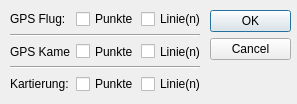
<?xml version="1.0" encoding="UTF-8"?>
<ui version="4.0">
 <class>apisViewFlightPathDialog</class>
 <widget class="QDialog" name="apisViewFlightPathDialog">
  <property name="geometry">
   <rect>
    <x>0</x>
    <y>0</y>
    <width>297</width>
    <height>104</height>
   </rect>
  </property>
  <property name="windowTitle">
   <string>Flugwege anzeigen</string>
  </property>
  <widget class="QDialogButtonBox" name="buttonBox">
   <property name="geometry">
    <rect>
     <x>210</x>
     <y>10</y>
     <width>81</width>
     <height>52</height>
    </rect>
   </property>
   <property name="orientation">
    <enum>Qt::Vertical</enum>
   </property>
   <property name="standardButtons">
    <set>QDialogButtonBox::Cancel|QDialogButtonBox::Ok</set>
   </property>
  </widget>
  <widget class="QWidget" name="gridLayoutWidget">
   <property name="geometry">
    <rect>
     <x>10</x>
     <y>10</y>
     <width>190</width>
     <height>83</height>
    </rect>
   </property>
   <layout class="QGridLayout" name="gridLayout">
    <item row="0" column="0">
     <widget class="QLabel" name="uiGpsFlightLbl">
      <property name="text">
       <string>GPS Flug:</string>
      </property>
     </widget>
    </item>
    <item row="2" column="0">
     <widget class="QLabel" name="uiGpsCameraLbl">
      <property name="text">
       <string>GPS Kamera:</string>
      </property>
     </widget>
    </item>
    <item row="4" column="2">
     <widget class="QCheckBox" name="uiMappingLineChk">
      <property name="text">
       <string>Linie(n)</string>
      </property>
     </widget>
    </item>
    <item row="4" column="0">
     <widget class="QLabel" name="uiMappingLbl">
      <property name="text">
       <string>Kartierung:</string>
      </property>
     </widget>
    </item>
    <item row="2" column="2">
     <widget class="QCheckBox" name="uiGpsCameraLineChk">
      <property name="text">
       <string>Linie(n)</string>
      </property>
     </widget>
    </item>
    <item row="0" column="2">
     <widget class="QCheckBox" name="uiGpsFlightLineChk">
      <property name="text">
       <string>Linie(n)</string>
      </property>
     </widget>
    </item>
    <item row="4" column="1">
     <widget class="QCheckBox" name="uiMappingPointChk">
      <property name="text">
       <string>Punkte</string>
      </property>
     </widget>
    </item>
    <item row="2" column="1">
     <widget class="QCheckBox" name="uiGpsCameraPointChk">
      <property name="text">
       <string>Punkte</string>
      </property>
     </widget>
    </item>
    <item row="0" column="1">
     <widget class="QCheckBox" name="uiGpsFlightPointChk">
      <property name="text">
       <string>Punkte</string>
      </property>
     </widget>
    </item>
    <item row="1" column="0" colspan="3">
     <widget class="Line" name="line">
      <property name="orientation">
       <enum>Qt::Horizontal</enum>
      </property>
     </widget>
    </item>
    <item row="3" column="0" colspan="3">
     <widget class="Line" name="line_2">
      <property name="orientation">
       <enum>Qt::Horizontal</enum>
      </property>
     </widget>
    </item>
   </layout>
  </widget>
 </widget>
 <resources/>
 <connections>
  <connection>
   <sender>buttonBox</sender>
   <signal>accepted()</signal>
   <receiver>apisViewFlightPathDialog</receiver>
   <slot>accept()</slot>
   <hints>
    <hint type="sourcelabel">
     <x>248</x>
     <y>254</y>
    </hint>
    <hint type="destinationlabel">
     <x>157</x>
     <y>274</y>
    </hint>
   </hints>
  </connection>
  <connection>
   <sender>buttonBox</sender>
   <signal>rejected()</signal>
   <receiver>apisViewFlightPathDialog</receiver>
   <slot>reject()</slot>
   <hints>
    <hint type="sourcelabel">
     <x>316</x>
     <y>260</y>
    </hint>
    <hint type="destinationlabel">
     <x>286</x>
     <y>274</y>
    </hint>
   </hints>
  </connection>
 </connections>
</ui>
